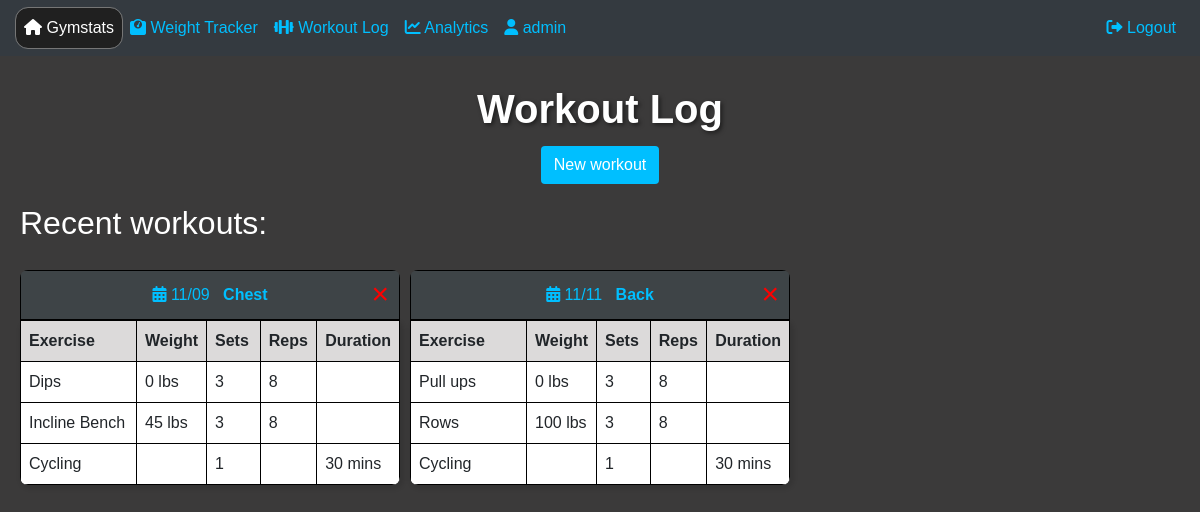
Page /workoutlog (signed in) on the committed database.
### website/models.py (models this page shows)
class User(db.Model, UserMixin):
    id = db.Column(db.Integer, primary_key=True)
    email = db.Column(db.String(150), unique=True)
    username = db.Column(db.String(150))
    password = db.Column(db.String(150))
    weightLog = db.relationship('Weight', backref='user', lazy='dynamic')
    workoutLog = db.relationship('Workout')
    user_info = db.relationship('UserInfo', backref='user', uselist=False)

class Workout(db.Model):
    id = db.Column(db.Integer, primary_key=True)
    name = db.Column(db.String(50))
    date = db.Column(Date)
    user_id = db.Column(db.Integer, db.ForeignKey('user.id'))
    exercises = db.relationship(
        'Exercise',
        secondary=workout_exercise,
        backref=db.backref('workouts', lazy='dynamic'),
        lazy='dynamic'
    )

class Exercise(db.Model):
    id = db.Column(db.Integer, primary_key=True)
    name = db.Column(db.String(50))
    type = db.Column(db.String(20))
    weight = db.Column(db.Integer)
    sets = db.Column(db.Integer)
    reps = db.Column(db.Integer)

### website/views.py (the view, shortened to what this page needs)
@views.route('/workoutlog', methods=['GET', 'POST'])
@login_required
def workoutlog():
    sorted_workouts = sorted(current_user.workoutLog, key=attrgetter('date'))
    return render_template("workout_log.html", user=current_user, sorted_workouts=sorted_workouts)

### website/__init__.py (called while the page is built)
def create_app():
    app = Flask(__name__)
    app = Flask(__name__, static_url_path='/static')
    app.config['SECRET_KEY'] = '123'
    app.config['SQLALCHEMY_DATABASE_URI'] = f'sqlite:///{DB_NAME}'
    db.init_app(app)
    from .views import views
    from .auth import auth
    app.register_blueprint(views, url_prefix='/')
    app.register_blueprint(auth, url_prefix='/')
    from .models import User, Weight
    with app.app_context():
        db.create_all()
    login_manager =  LoginManager()
    login_manager.login_view = 'auth.login'
    login_manager.init_app(app)
    @login_manager.user_loader
    def load_user(id):
        return User.query.get(int(id))
    return app

### website/templates/workout_log.html (shortened to what this page needs)
{% extends "base.html" %}
{% block content %}
<br>
<head>
  <link rel="stylesheet" type="text/css" href="static/styles.css">
  <link href="https://cdnjs.cloudflare.com/ajax/libs/font-awesome/6.0.0-beta3/css/all.min.css" rel="stylesheet">
  <div class="header-container">
    <h1>Workout Log</h1>
  </div>
</head>
<body>
  <div class="centered-content">
    <button class="btn btn-custom" id="openModalButton"> New workout </button>
  </div>
  <div class="workout-log-page">
    <h2>Recent workouts:</h2>
    <div class="workout-wrapper">
      {% for workout in sorted_workouts %}
      <div class="table-container">
        <table id="exerciseTable" class="custom-table">
          <caption class="table-caption">
            <i class="fa-solid fa-calendar-days"></i>
            {{ workout.date.strftime("%m/%d") }}
            <b>{{ workout.name }}</b>
            <button class="delete-button" onclick="confirmDeleteWorkout({{ workout.id }})">&times;</button>
          </caption>
            <thead>
              <tr>
                <th>Exercise</th>
                <th>Weight</th>
                <th>Sets</th>
                <th>Reps</th>
                <th>Duration</th>
              </tr>
            </thead>
            <tbody id="exerciseTableBody">
            {% for exercise in workout.exercises %}
              <tr>
                  <td>{{ exercise.name }}</td>
                    {% if exercise.type == 'weightTraining' %}
                      <td>{{ exercise.weight }} lbs</td>
                      <td>{{ exercise.sets }}</td>
                      <td>{{ exercise.reps }}</td>
                      <td></td>
                    {% endif %}
                    {% if exercise.type == 'cardio' %}
                      <td></td>
                      <td>{{ exercise.sets }}</td>
                      <td></td>
                      <td>{{ exercise.reps }} mins</td>
                    {% endif %}
              </tr>
            {% endfor %}
            </tbody>
          </table>
      </div>
      {% endfor %}
    </div>
  <br>
  </div>
</body>
{% endblock %}

### website/templates/base.html (shortened to what this page needs)
<!DOCTYPE html>
<html>
  <head>
    <link rel="stylesheet" type="text/css" href="static/styles.css">
    <link
      rel="stylesheet"
      href="https://stackpath.bootstrapcdn.com/bootstrap/4.4.1/css/bootstrap.min.css"
    />
    <link
      rel="stylesheet"
      href="https://stackpath.bootstrapcdn.com/font-awesome/4.7.0/css/font-awesome.min.css"
    />
    <link href="https://cdnjs.cloudflare.com/ajax/libs/font-awesome/6.0.0-beta3/css/all.min.css" rel="stylesheet">
  </head>
  <body>
    <nav class="navbar navbar-expand-lg navbar-dark bg-dark">
      <div class="collapse navbar-collapse" id="navbar">
        <div class="navbar-nav">
          {% if user.is_authenticated %}
          <a class="nav-item nav-link" id="home" href="/">
            <i class="fa-solid fa-house"></i>
            <span class="text-highlight">Gymstats</span>
          </a>
          <a class="nav-item nav-link" id="weighttracker" href="/weighttracker">
            <i class="fa-solid fa-weight-scale"></i>
            Weight Tracker
          </a>
          <a class="nav-item nav-link" id="workoutlog" href="/workoutlog">
            <i class="fa-solid fa-dumbbell"></i>
            Workout Log
          </a>
          <a class="nav-item nav-link" id="analytics" href="/analytics">
            <i class="fa-solid fa-chart-line"></i>
            Analytics
          </a>
          <a class="nav-item nav-link" id="profile" href="/profile">
            <i class="fa-solid fa-user"></i> {{ user.username }}
          </a>
          {% endif %}
        </div>
        <div class="navbar-nav ml-auto">
          {% if user.is_authenticated %}
          <a class="nav-item nav-link" id="logout" href="/logout">
            <i class="fa-solid fa-right-from-bracket"></i>
            Logout
          </a>
          {% endif %}
        </div>
      </div>
    </nav>
    <div class="content-container">{% block content %} {% endblock %}</div>
  </body>
</html>

### website/static/styles.css (style rules this page uses)
#home { color: white; background-color: #202020; border-radius: 12px; outline: .5px solid rgb(118, 118, 118); }
h1 { text-align: center; color: white; text-decoration-thickness: 2px; font-weight: bold; text-shadow: 2px 2px 4px rgba(0, 0, 0, 0.5); }
h2 { color: white; }
.header-container { max-width: 400px; margin: 0 auto; padding: 5px; border-radius: 10px; }
body { background-color: rgb(59, 58, 58); background-size: cover; font-family: Optima, sans-serif; }
.navbar .navbar-nav .nav-item.nav-link { color: #00bfff; }
.workout-wrapper { display: flex; flex-wrap: wrap; justify-content: space-between; }
.workout-log-page { padding: 20px; }
.centered-content { text-align: center; }
.btn-custom { background-color: #00bfff; color: white; }
#exerciseTable th { background-color: #dcdada; border: 1px solid #000000; padding: 8px; text-align: left; }
#exerciseTable th:nth-child(1) { width: 40%; }
#exerciseTable th:nth-child(2), #exerciseTable th:nth-child(3), #exerciseTable th:nth-child(4) { width: 15%; }
.workout-wrapper { display: grid; grid-template-columns: repeat(auto-fill, minmax(30%, 1fr)); gap: 10px; }
#exerciseTableBody td { border: 1px solid #000000; padding: 8px; background-color: white; }
.custom-table { border-collapse: collapse; width: 100%; margin-top: 20px; box-sizing: border-box; border-radius: 8px; overflow: hidden; box-shadow: 2px 2px 4px 2px rgba(0, 0, 0, 0.1); }
.table-caption { text-align: center; caption-side: top; background-color: #3e4447; border: 1px solid black; color: #00bfff; }
#exerciseTable { width: 100%; border-collapse: collapse; }
.delete-button { background-color: transparent; border: none; color: red; cursor: pointer; font-size: 30px; position: absolute; top: 20px; right: 5px; }
.table-container { position: relative; display: inline-block; margin-bottom: 20px; }

### rows in the picture
User: username "admin"
Workout: date "11/09", name "Chest"
Exercise: name "Dips", weight "0", sets "3", reps "8"
Exercise: name "Incline Bench", weight "45", sets "3", reps "8"
Exercise: name "Cycling", sets "1", reps "30"
Workout: date "11/11", name "Back"
Exercise: name "Pull ups", weight "0", sets "3", reps "8"
Exercise: name "Rows", weight "100", sets "3", reps "8"
Exercise: name "Cycling", sets "1", reps "30"
